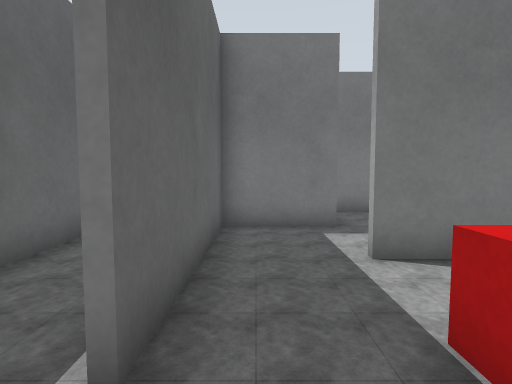
View 1 (above)

17 first-person views from a walk through a Gazebo world. The camera is 0.72 m above the floor, tilts 4° down and sees 80° across. The floor is counted in squares, 0.5 m on a side. Each view is taken from the middle of a square. On the plan, view 1 faces up. The plan holds only what a view shows up to about 14 squares ahead; the rest is blank. The place goes on beyond the plan. The robots in the file are not drawn.

View 2
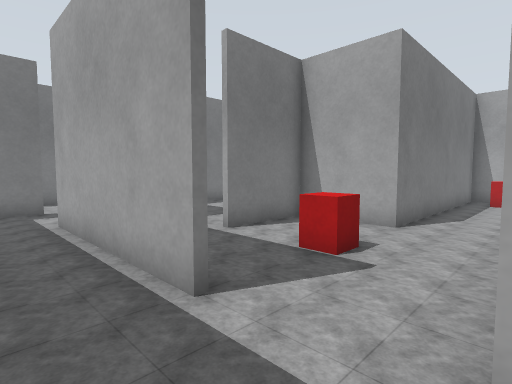

View 3
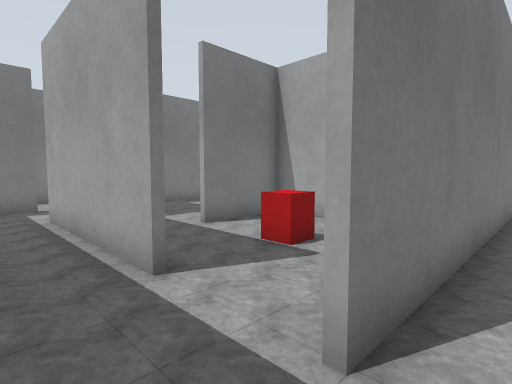

View 4
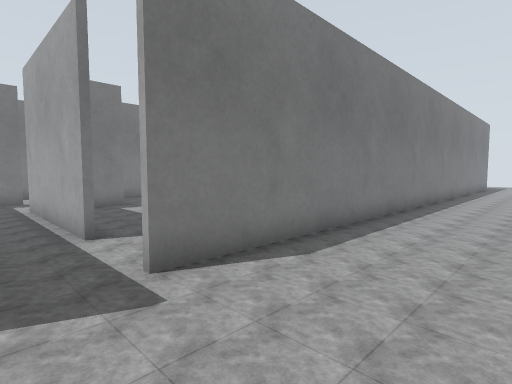

View 5
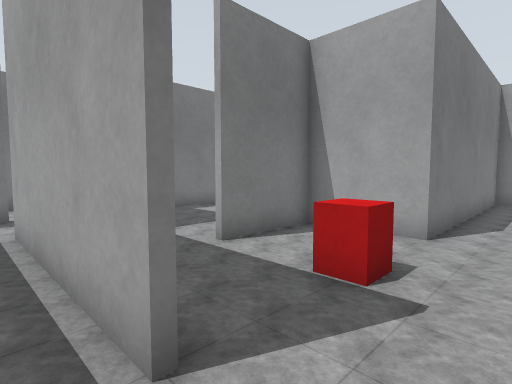

View 6
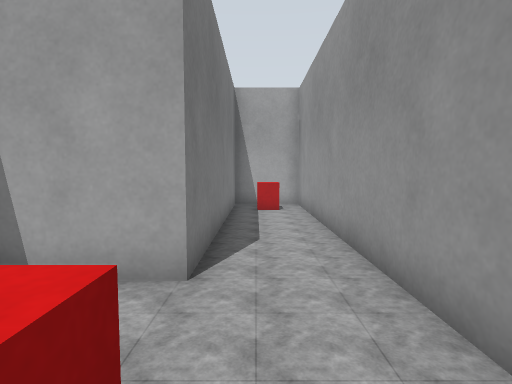

View 7
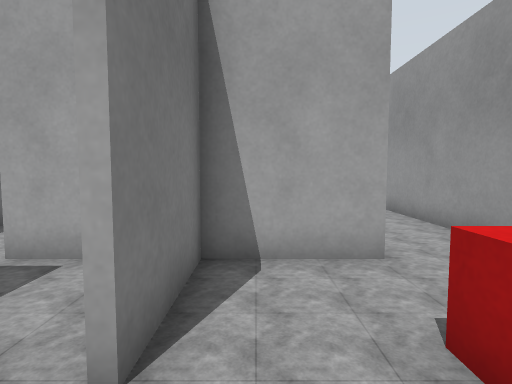

View 8
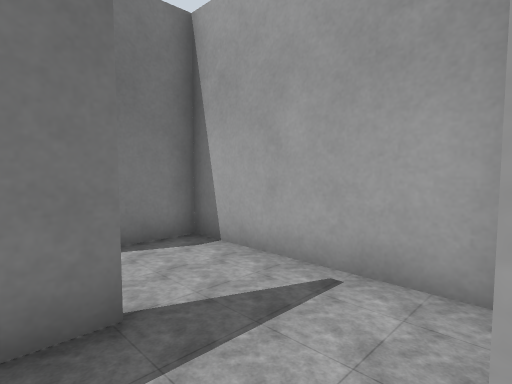

View 9
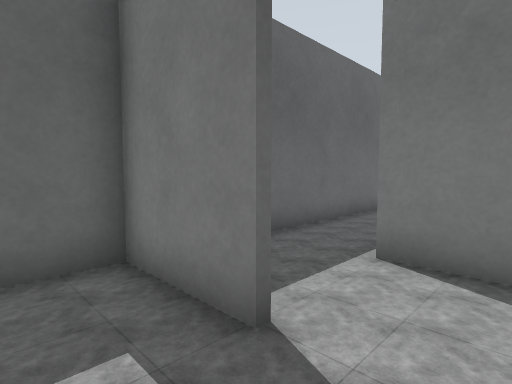

View 10
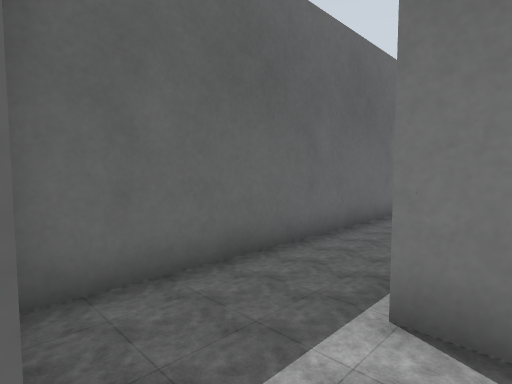

View 11
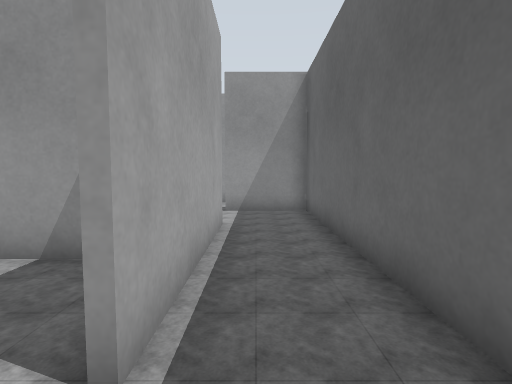

View 12
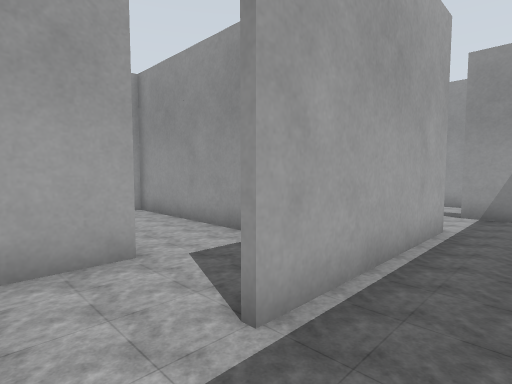

View 13
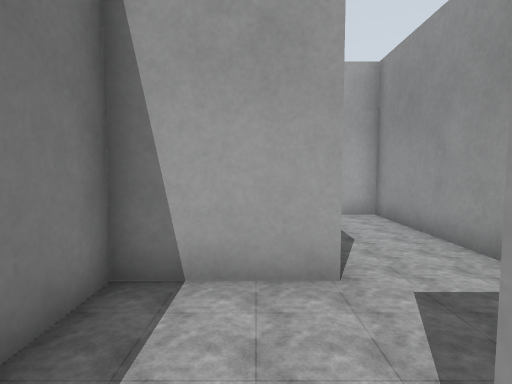

View 14
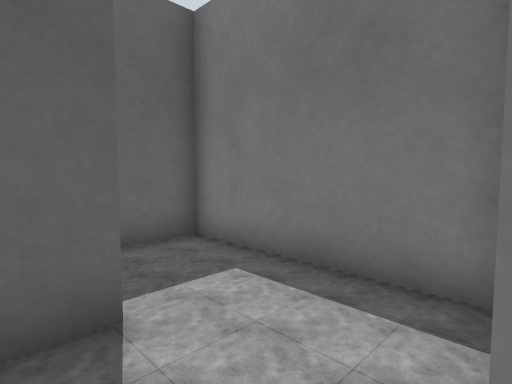

View 15
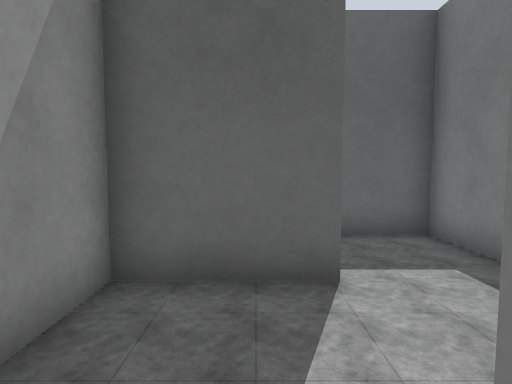

View 16
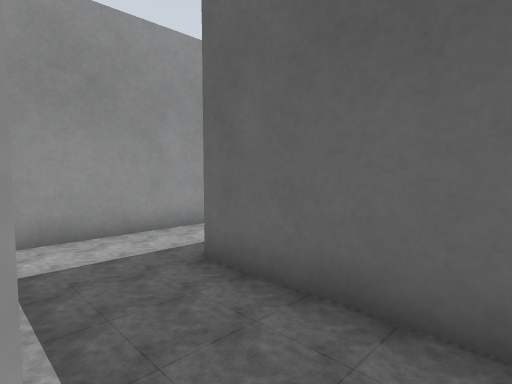

View 17
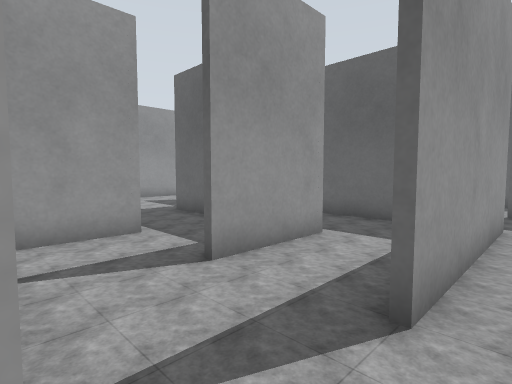

### Floor plan
Ten units are one square. View 1 is at (0, 0); x grows to the right and y downward. Boxes are objects, and circles mark ways between rooms. Rooms are numbered by the first view taken in them; rooms with no view inside come last. Other rooms are left out.
<svg viewBox="-44 -275 229 300">
<path fill="none" stroke="#000" d="M30 8 139 8 139 -19 49 -19 49 -49 19 -49M-9 -54 -9 -19M131 10 -11 10M-11 -19 -11 -81M-9 -109 -39 -109M-38 -66 -38 -44M-38 -109 -38 -92M-6 -81 4 -81M19 -84 19 -114M-11 -139 -11 -201M-6 -229 -38 -229 -38 -109M-39 -111 -9 -111M79 -231 111 -231M51 -239 51 -199M-9 -201 -9 -171 79 -171 79 -182M49 -261 111 -261M49 -68 49 -81M19 -114 19 -139 -11 -139M21 -79 -9 -79 -9 -54M45 -109 29 -109M19 -199 19 -229 -6 -229"/>
<rect x="15" y="-25" width="10" height="10" fill="#bbb"><title>marker</title></rect>
<rect x="115" y="-15" width="20" height="20" fill="#bbb"><title>marker</title></rect>
<circle cx="-10" cy="-5" r="3" fill="#2a7"/>
<circle cx="5" cy="-50" r="3" fill="#2a7"/>
<circle cx="-10" cy="-95" r="3" fill="#2a7"/>
<circle cx="5" cy="-110" r="3" fill="#2a7"/>
<circle cx="-10" cy="-125" r="3" fill="#2a7"/>
<circle cx="-10" cy="-215" r="3" fill="#2a7"/>
<circle cx="125" cy="-260" r="3" fill="#2a7"/>
<circle cx="5" cy="-200" r="3" fill="#2a7"/>
<circle cx="20" cy="-65" r="3" fill="#2a7"/>
<circle cx="35" cy="-80" r="3" fill="#2a7"/>
<text x="50" y="-10">1</text>
<text x="180" y="20">2</text>
<text x="0" y="-100">3</text>
<text x="-20" y="-170">4</text>
<text x="70" y="-220">5</text>
<text x="60" y="-270">6</text>
<text x="30" y="-70">7</text>
<text x="0" y="-130">8</text>
<text x="0" y="-70">9</text>
<text x="30" y="-100">10</text>
<text x="0" y="-220">11</text>
</svg>
Room 1 opens to room 2. Room 1 opens to room 9. Room 2 opens to room 3. Room 3 opens to room 8. Room 4 opens to room 8. Room 4 opens to room 11. Room 5 opens to room 6. Room 5 opens to room 11. Room 7 opens to room 9. Room 7 opens to room 10.

Where each view was taken, in squares from view 1:
view 1: 0 up, 0 right, facing up
view 2: 1 down, 3 left, facing up-right
view 3: 2 down, 3 left, facing up-right
view 4: 5 down, 3 left, facing up-right
view 5: 0 up, 2 left, facing up-right
view 6: 1 up, 1 right, facing right
view 7: 4 up, 0 right, facing right
view 8: 8 up, 2 left, facing up-right
view 9: 9 up, 1 right, facing up-left
view 10: 11 up, 0 right, facing up-left
view 11: 22 up, 2 left, facing down
view 12: 22 up, 3 left, facing down-right
view 13: 21 up, 2 left, facing right
view 14: 19 up, 2 right, facing up-left
view 15: 19 up, 3 right, facing left
view 16: 24 up, 8 right, facing down-left
view 17: 27 up, 14 right, facing down-left
